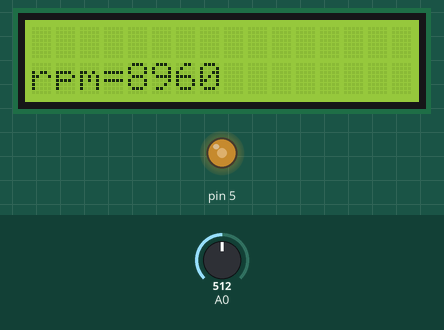
Simulated run of this sketch. Board: Arduino Uno, built with avr-gcc and run on an emulated ATmega328P. On the bench: 16×2 character LCD, output pins drawn as LEDs (lit = HIGH). The test bench sets the inputs (shaded band); at power-on: A0 = 512.

Above: at 2.2 s.
2.3 s: A0 set to 716
At 2.9 s:
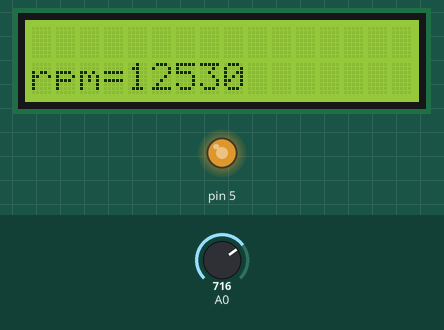
3.8 s: A0 set to 900
At 5.0 s:
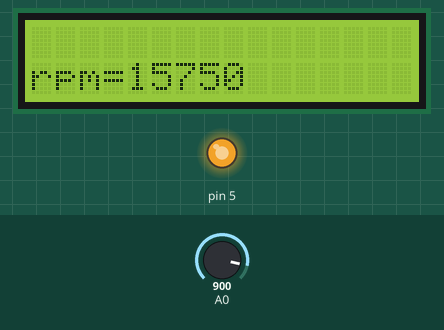
5.3 s: A0 set to 122
At 6.4 s:
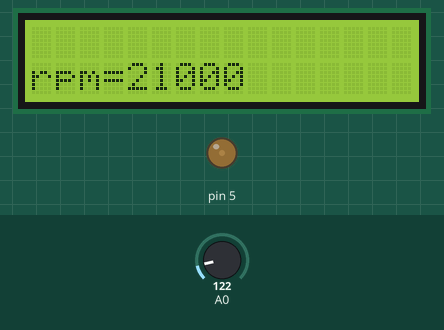
6.8 s: A0 set to 0
At 7.5 s:
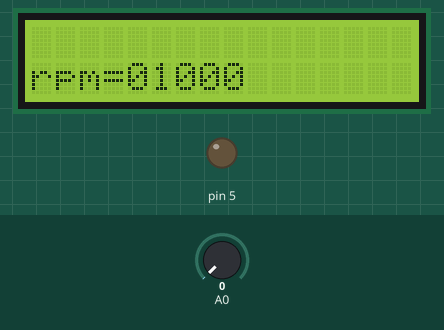
Timing chart, 0 to 9.3 s (numbered marks = the images above; inputs shaded):
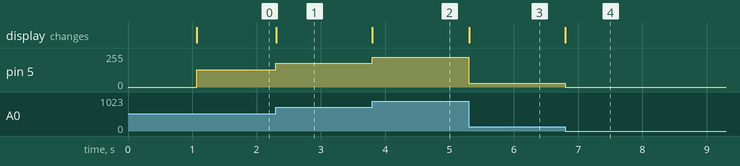

Measured:
- after the input at 2.3 s, pin 5: 128/255 → 179/255 at once; the display: changes at once (image 1)
- after the input at 3.8 s, pin 5: 179/255 → 225/255 at once; the display: changes at once (image 2)
- after the input at 5.3 s, pin 5: 225/255 → 30/255 at once; the display: changes at once (image 3)
- after the input at 6.8 s, pin 5: 30/255 → 0/255 at once; the display: changes at once (image 4)

The sketch:

brshless_control.ino
```cpp
#include <LiquidCrystal.h>

LiquidCrystal mylcd(7,8,9,10,11,12);
volatile int a;
volatile int b;

void setup(){
  mylcd.begin(16,2);
  mylcd.setCursor(1-1, 1-1);
  mylcd.print("hello");
  delay(1000);
  mylcd.clear();
  a = 0;
  b = 0;
}

void loop(){
  a = analogRead(A0) / 4;
  b = a * 70;
  analogWrite(5,a);
  mylcd.setCursor(1-1, 2-1);
  mylcd.print("rpm=");
  mylcd.setCursor(5-1, 2-1);
  mylcd.print(b);

}
```
